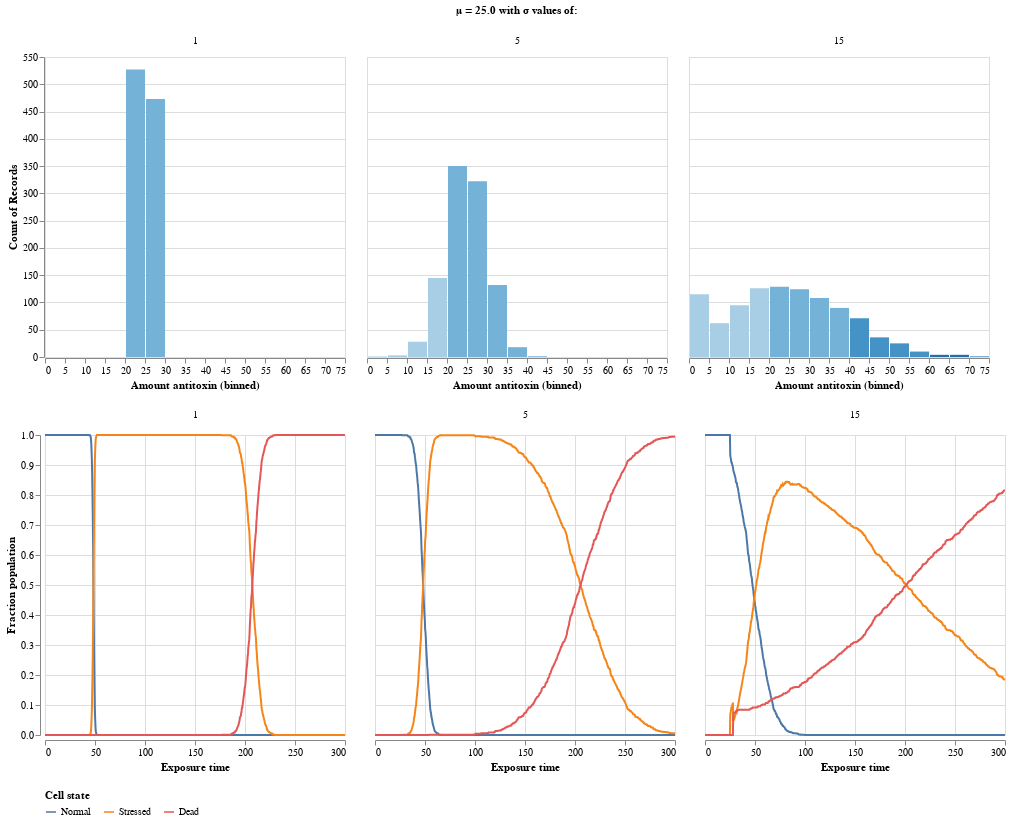

Notebook source saved alongside this figure:
### Markdown cell above
### Antitoxin distribution

### Code cell
df, antitoxin_df = antitoxin_experiment(cell, t, toxin; n_cells=1000, σs = [1.0, 5.0, 15.0], seed=42, alg=alg_switch);
antitoxin_plot = plot_antitoxin_experiment(df, antitoxin_df; maxbins=25)

### Figure 1 — Vega-Lite specification as saved in the notebook (floating-point values rounded to 4 significant figures; data arrays with more than 128 entries replaced by an {"elided": "..."} marker saying what was removed)
{"vconcat": [{"data": {"values": {"elided": "3000 records"}}, "encoding": {"color": {"bin": true, "field": "antitoxin", "legend": false, "scale": {"scheme": "blues"}, "type": "quantitative"}, "column": {"field": "sigma", "legend": false, "title": "μ = 25.0 with σ values of:", "type": "nominal"}, "x": {"bin": {"maxbins": 25}, "field": "antitoxin", "title": "Amount antitoxin (binned)", "type": "quantitative"}, "y": {"aggregate": "count", "type": "quantitative"}}, "height": null, "mark": "bar", "width": null}, {"data": {"values": {"elided": "9000 records"}}, "encoding": {"color": {"field": "variable", "legend": {"orient": "bottom", "title": "Cell state"}, "sort": ["Normal", "Stressed", "Dead"], "type": "nominal"}, "column": {"field": "sigma", "title": "", "type": "nominal"}, "x": {"field": "time", "title": "Exposure time", "type": "quantitative"}, "y": {"field": "value", "title": "Fraction population", "type": "quantitative"}}, "height": null, "mark": "line", "width": null}]}
